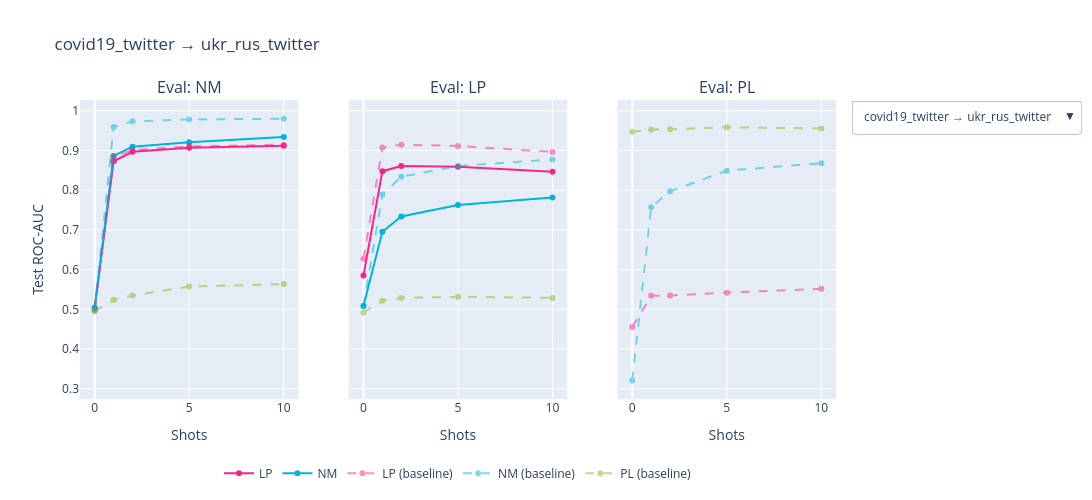

Write notebook code for a chart like this one.
### Markdown cell above
### covid -> ukr rus

### Code cell
import plotly.graph_objects as go
from plotly.subplots import make_subplots

EVAL_TASKS = ["nm", "lp", "pl"]
colors = {"nm": "#00b4d8", "lp": "#f72585", "pl": "#80b918"}

# All (train, eval) dataset pairs you want selectable
DATASET_PAIRS = [
    ("covid19_twitter", "ukr_rus_twitter"),
    ("ukr_rus_twitter", "covid19_twitter"),
    ("covid19_twitter", "covid19_twitter"),
    # add whatever combos you need
]

fig = make_subplots(
    rows=1, cols=len(EVAL_TASKS), shared_yaxes=True,
    subplot_titles=[f"Eval: {t.upper()}" for t in EVAL_TASKS],
)

# Track which trace indices belong to which combo
trace_combo = []  # parallel list to fig.data

def add_traces_for_pair(train_dataset, eval_dataset):
    i_cross = df.train1_dataset.eq(train_dataset) & df.eval1_dataset.eq(eval_dataset)
    plot_df_cross = df[i_cross].copy()

    i_same = (
        df.train1_dataset.eq(eval_dataset)
        & df.eval1_dataset.eq(eval_dataset)
        & df.prefix.str.startswith("trained")
    )
    plot_df_same = df[i_same].copy()

    seen = set()
    combo_key = (train_dataset, eval_dataset)

    for col, eval_task in enumerate(EVAL_TASKS, start=1):
        # Cross (solid)
        sub_c = plot_df_cross[plot_df_cross["eval1_task"] == eval_task]
        for tt in sorted(sub_c["train1_task"].dropna().unique()):
            s = (sub_c[sub_c["train1_task"] == tt]
                 .sort_values("shot_label")
                 .dropna(subset=["test_roc_auc"]))
            s.loc[s.test_roc_auc.lt(0.5), "test_roc_auc"] = 0.5 + (0.5 - s.test_roc_auc)

            name = tt.upper()
            fig.add_trace(go.Scatter(
                x=s["shot_label"], y=s["test_roc_auc"],
                mode="lines+markers", name=name,
                legendgroup=f"{combo_key}-{name}",
                showlegend=name not in seen,
                line=dict(color=colors.get(tt)),
                customdata=s[["display_name", "pretrained_model_run", "steps"]].values,
                hovertemplate="<b>%{customdata[1]}</b><br>shots=%{x}<br>AUC=%{y:.3f}"
                              "<br>train_steps=%{customdata[2]}<br>%{customdata[0]}<extra></extra>",
                visible=False,
            ), row=1, col=col)
            trace_combo.append(combo_key)
            seen.add(name)

        # Same-dataset baseline (dashed)
        sub_s = plot_df_same[plot_df_same["eval1_task"] == eval_task]
        for tt in sorted(sub_s["train1_task"].dropna().unique()):
            s = (sub_s[sub_s["train1_task"] == tt]
                 .sort_values("shot_label")
                 .dropna(subset=["test_roc_auc"]))

            name = f"{tt.upper()} (baseline)"
            fig.add_trace(go.Scatter(
                x=s["shot_label"], y=s["test_roc_auc"],
                mode="lines+markers", name=name,
                legendgroup=f"{combo_key}-{name}",
                showlegend=name not in seen,
                line=dict(color=colors.get(tt), dash="dash"), opacity=0.5,
                customdata=s[["display_name", "pretrained_model_run", "steps"]].values,
                hovertemplate="<b>%{customdata[1]}</b><br>shots=%{x}<br>AUC=%{y:.3f}"
                              "<br>train_steps=%{customdata[2]}<br>%{customdata[0]}<extra></extra>",
                visible=False,
            ), row=1, col=col)
            trace_combo.append(combo_key)
            seen.add(name)

for pair in DATASET_PAIRS:
    add_traces_for_pair(*pair)

# Make the first pair visible by default
default_pair = DATASET_PAIRS[0]
for i, combo in enumerate(trace_combo):
    fig.data[i].visible = (combo == default_pair)

# Build dropdown buttons
buttons = []
for pair in DATASET_PAIRS:
    visibility = [combo == pair for combo in trace_combo]
    buttons.append(dict(
        label=f"{pair[0]} → {pair[1]}",
        method="update",
        args=[
            {"visible": visibility},
            {"title": f"{pair[0]} → {pair[1]}"},
        ],
    ))

for col, eval_task in enumerate(EVAL_TASKS, start=1):
    fig.update_xaxes(title_text="Shots", row=1, col=col)
fig.update_yaxes(title_text="Test ROC-AUC", row=1, col=1)

fig.update_layout(
    title=f"{default_pair[0]} → {default_pair[1]}",
    height=500, width=1100,
    legend=dict(orientation="h", y=-0.2, x=0.5, xanchor="center"),
    hovermode="closest",
    updatemenus=[dict(
        type="dropdown",
        buttons=buttons,
        x=1.02, y=1, xanchor="left", yanchor="top",
        showactive=True,
    )],
)
fig.show()
